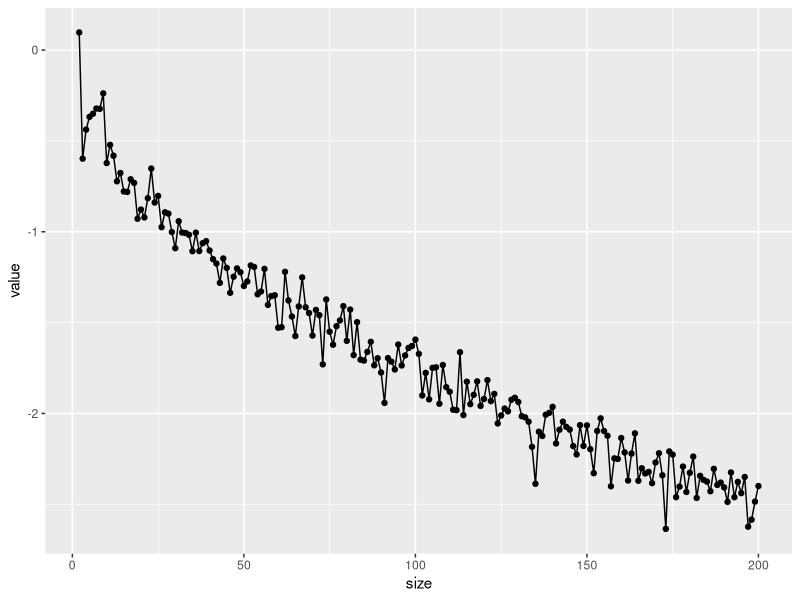
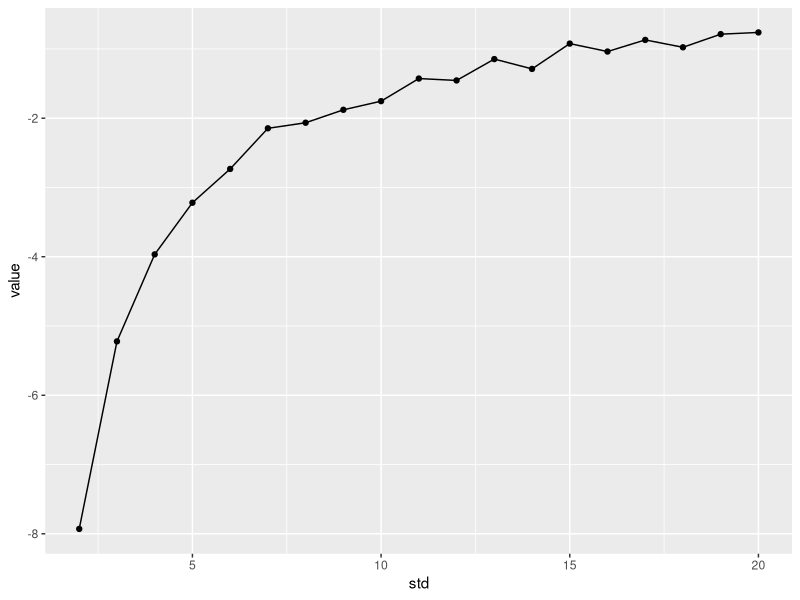
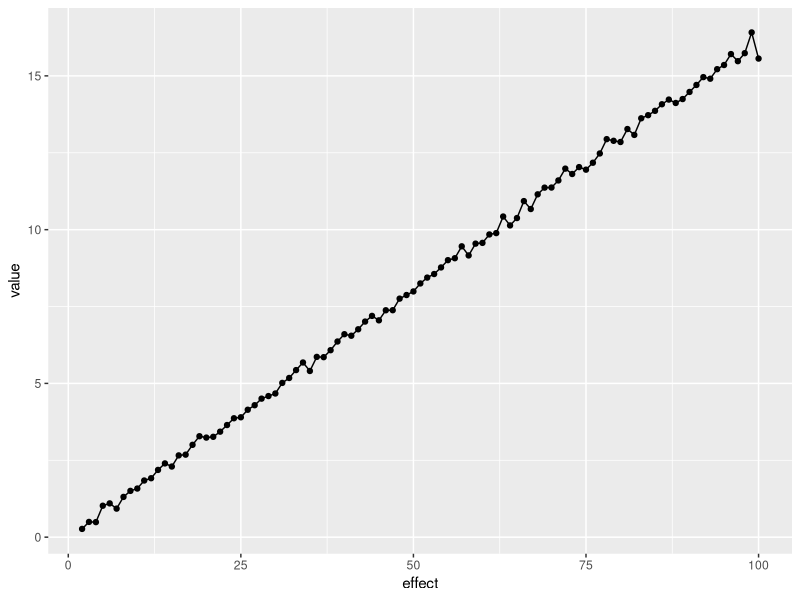

Reproduce these figures in R, in order.
## ---- chunk 1
knitr::opts_chunk$set(message=FALSE,warning=FALSE, cache=TRUE)
## ---- chunk 2
sample_1_std <- 20
sample_2_std <- 20
sample_1_mean <- 70
sample_2_mean <- 75
ts_vs_size <- c() 
n_exps <- 100
sample_size_vector <- c(2:200)
for (ind in 1:length(sample_size_vector)){
  sample_sizes <- sample_size_vector[ind] 
  t_values <- c()
  for (t_ind in 1:n_exps){
    sample_1_scores <- rnorm(n=sample_sizes, mean=sample_1_mean, sd=sample_1_std)
    sample_2_scores <- rnorm(n=sample_sizes, mean=sample_2_mean, sd=sample_1_std)
    t_values[t_ind] <- t.test(sample_1_scores, sample_2_scores, var.equal = TRUE)$statistic
    }
  ts_vs_size[ind] <- mean(t_values)
}


library(ggplot2)

my_data <- data.frame(value=ts_vs_size, size=sample_size_vector)

ggplot(my_data, aes(x=size, y=value)) +
  geom_point()+ 
  geom_line()

## ---- chunk 3

sample_size <- 20
sample_1_mean <- 70
sample_2_mean <- 75
ts_vs_std <- c() 
n_exps <- 100
sample_std_vector <- c(2:20)
for (ind in 1:length(sample_std_vector)){
  sample_std <- sample_std_vector[ind] 
  ts <- c()
  for (t_ind in 1:n_exps){
    sample_1_scores <- rnorm(n=sample_size, mean=sample_1_mean, sd=sample_std)
    sample_2_scores <- rnorm(n=sample_size, mean=sample_2_mean, sd=sample_std)
    ts[t_ind] <- t.test(sample_1_scores, sample_2_scores, var.equal = TRUE)$statistic
    }
  ts_vs_std[ind] <- mean(ts) 
}


library(ggplot2)

my_data <- data.frame(value=ts_vs_std, std=sample_std_vector)

ggplot(my_data, aes(x=std, y=value)) +
  geom_point()+ 
  geom_line()

## ---- chunk 4

sample_size <- 20
sample_1_mean <- 70
sample_2_mean <- 70
sample_1_std <- 20
sample_2_std <- 20
ts_vs_ef <- c() 
n_exps <- 100
sample_es_vector <- c(2:100)
for (ind in 1:length(sample_es_vector)){
  sample_effect <- sample_es_vector[ind] 
  ts <- c()
  for (t_ind in 1:n_exps){
    sample_1_scores <- rnorm(n=sample_size, mean=sample_1_mean+sample_effect, sd=sample_1_std)
    sample_2_scores <- rnorm(n=sample_size, mean=sample_2_mean, sd=sample_2_std)
    ts[t_ind] <- t.test(sample_1_scores, sample_2_scores, var.equal = TRUE)$statistic
  }
  ts_vs_ef[ind] <- mean(ts) 
}


library(ggplot2)

my_data <- data.frame(value=ts_vs_ef, effect=sample_es_vector)

ggplot(my_data, aes(x=effect, y=value)) +
  geom_point()+ 
  geom_line()

## ---- chunk 5
#Large sample size, small sd
sample_size <- 100
sample_1_mean <- 70
sample_2_mean <- 75
sample_1_std <- 10
sample_2_std <- 10
sample_1_scores <- rnorm(n=sample_size, mean=sample_1_mean, sd=sample_1_std)
sample_2_scores <- rnorm(n=sample_size, mean=sample_2_mean, sd=sample_2_std)
t.test(sample_1_scores, sample_2_scores, var.equal = TRUE)$statistic


#Large sample size, big sd
sample_size <- 100
sample_1_mean <- 70
sample_2_mean <- 75
sample_1_std <- 30
sample_2_std <- 30
sample_1_scores <- rnorm(n=sample_size, mean=sample_1_mean, sd=sample_1_std)
sample_2_scores <- rnorm(n=sample_size, mean=sample_2_mean, sd=sample_2_std)
t.test(sample_1_scores, sample_2_scores, var.equal = TRUE)$statistic


#Small sample size, small sd
sample_size <- 20
sample_1_mean <- 70
sample_2_mean <- 75
sample_1_std <- 10
sample_2_std <- 10
sample_1_scores <- rnorm(n=sample_size, mean=sample_1_mean, sd=sample_1_std)
sample_2_scores <- rnorm(n=sample_size, mean=sample_2_mean, sd=sample_2_std)
t.test(sample_1_scores, sample_2_scores, var.equal = TRUE)$statistic


#Small sample size, big sd
sample_size <- 20
sample_1_mean <- 70
sample_2_mean <- 75
sample_1_std <- 30
sample_2_std <- 30
sample_1_scores <- rnorm(n=sample_size, mean=sample_1_mean, sd=sample_1_std)
sample_2_scores <- rnorm(n=sample_size, mean=sample_2_mean, sd=sample_2_std)
t.test(sample_1_scores, sample_2_scores, var.equal = TRUE)$statistic

